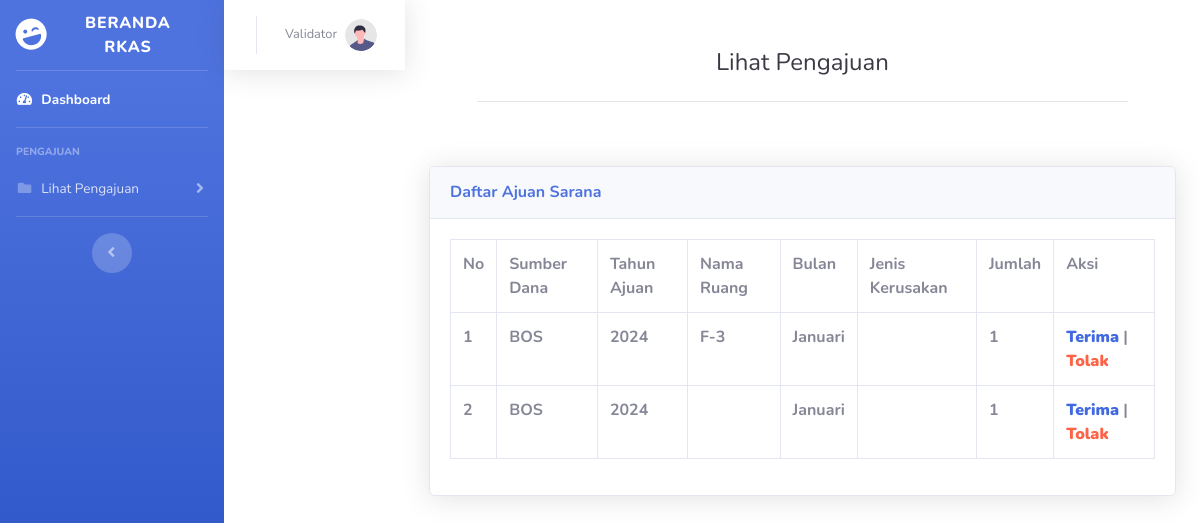
/rkas/validatorsarana.php?id=702205615, run on the app's committed database.
### tables this page shows
CREATE TABLE `tb_user` (
  `id_user` int(10) NOT NULL,
  `nama_user` varchar(60) NOT NULL,
  `nama` char(100) NOT NULL,
  `password` varchar(100) NOT NULL,
  `id_bagian` int(4) NOT NULL,
  `status` varchar(30) NOT NULL
);

CREATE TABLE `tb_sarana` (
  `id_sarana` int(11) NOT NULL,
  `sumber_dana` varchar(50) NOT NULL,
  `tahun_ajuan` int(4) NOT NULL,
  `bulan` varchar(50) NOT NULL,
  `nama_ruang` varchar(100) NOT NULL,
  `jenis_sarana` varchar(100) NOT NULL,
  `ajuan_sarana` varchar(100) NOT NULL,
  `jumlah` int(11) NOT NULL,
  `harga` int(11) NOT NULL,
  `subtotal` int(11) NOT NULL,
  `foto` varchar(50) NOT NULL,
  `keterangan_saran` varchar(50) NOT NULL,
  `status` varchar(50) NOT NULL
);

### rkas/validatorsarana.php (the view, shortened to what this page needs)
<?php
include "koneksi.php";
$id = $_GET['id'];
$sarana = mysqli_query($conn, "SELECT * FROM tb_sarana");
$sql1 = mysqli_query($conn, "SELECT * FROM tb_user WHERE id_user='$id'");
if ($id == 702205615) {
    $profil = '<img class="img-profile rounded-circle" src="img/undraw_profile.svg">';
}
?>
<!DOCTYPE html>
<html lang="en">
<head>
    <link href="vendor/fontawesome-free/css/all.min.css" rel="stylesheet" type="text/css">
    <link href="css/sb-admin-2.css" rel="stylesheet">
</head>
<body id="page-top">
    <div id="wrapper">
        <ul class="navbar-nav bg-gradient-primary sidebar sidebar-dark accordion" id="accordionSidebar">
            <a class="sidebar-brand d-flex align-items-center justify-content-center" href="homevalidator.php?id=<?= $id ?>">
                <div class="sidebar-brand-icon rotate-n-15">
                    <i class="fas fa-laugh-wink"></i>
                </div>
                <div class="sidebar-brand-text mx-3">Beranda RKAS </div>
            </a>
            <hr class="sidebar-divider my-0">
            <li class="nav-item active">
                <a class="nav-link" href="homevalidator.php?id=<?= $id ?>">
                    <i class="fas fa-fw fa-tachometer-alt"></i>
                    <span>Dashboard</span></a>
            </li>
            <hr class="sidebar-divider">
            <div class="sidebar-heading">
                PENGAJUAN
            </div>
            <li class="nav-item">
                <a class="nav-link collapsed" href="#" data-toggle="collapse" data-target="#status"
                    aria-expanded="true" aria-controls="collapsePages">
                    <i class="fas fa-fw fa-folder"></i>
                    <span>Lihat Pengajuan</span>
                </a>
            </li>
            <hr class="sidebar-divider d-none d-md-block">
            <div class="text-center d-none d-md-inline">
                <button class="rounded-circle border-0" id="sidebarToggle"></button>
            </div>
        </ul>
        <nav class="navbar navbar-expand navbar-light bg-white topbar mb-4 static-top shadow">
                    <ul class="navbar-nav ml-auto">
                        <li class="nav-item dropdown no-arrow">
                            <a class="nav-link dropdown-toggle" href="#" id="userDropdown" role="button"
                                data-toggle="dropdown" aria-haspopup="true" aria-expanded="false">
                                <span class="mr-2 d-none d-lg-inline text-gray-600 small"><?php foreach ($sql1 as $row) :
                                echo $row['nama'];
                                    endforeach;
                                    ?></span>
                                <?= $profil ?>
                            </a>
                        </li>
                    </ul>
                </nav>
        <div class="container">
        <div class="p-5">
                            <div class="text-center">
                                <h1 class="h4 text-gray-900 mb-4">Lihat Pengajuan</h1>
                            </div>
                            <hr>
                        </div>
                        <div class="card shadow mb-4">
                        <div class="card-header py-3">
                            <h6 class="m-0 font-weight-bold text-primary">Daftar Ajuan Sarana</h6>
                        </div>
                        <div class="card-body">
                        <div class="table-responsive">
                                <table class="table table-bordered" id="dataTable" width="100%" cellspacing="0">
                                <tr>
                                            <th>No</th>
                                            <th>Sumber Dana</th>
                                            <th>Tahun Ajuan</th>
                                            <th>Nama Ruang</th>
                                            <th>Bulan</th>
                                            <th>Jenis Kerusakan</th>
                                            <th>Jumlah</th>
                                            <th>Aksi</th>
                                    </tr>
                                        <?php $no = 0;?>
                                        <?php foreach ($sarana as $row) : ?>
                                        <tr>
                                        <th><?php $no += 1; echo $no;?></th>
                                        <th><?= $row["sumber_dana"];?></th>
                                        <th><?= $row["tahun_ajuan"];?></th>
                                        <th><?= $row["nama_ruang"];?></th>
                                        <th><?= $row["bulan"];?></th>
                                        <th><?= $row["jkerusakan"];?></th>
                                        <th><?= $row["jumlah"];?></th>
                                        <th>
                                            <a href="terimapengajuansarana.php?idc=<?=$row['id_sarana']; ?>"onclick ="return confirm('Yakin?');"><b style="color: royalblue;">Terima</b></a>
                                            |
                                            <a href="tolakpengajuansarana.php?idc=<?=$row['id_sarana']; ?>"onclick ="return confirm('Yakin?');"><b style="color: tomato;">Tolak</b></a>
                                        </th>
                                        </tr>
                                        <?php endforeach;
                                    ?>
                            </div>
                            </div>
                        </div>
                    </div>
                        </div>
</body>
</html>

### data on the page
tb_user: nama "Validator"
tb_sarana: sumber_dana "BOS", tahun_ajuan "2024", nama_ruang "F-3", bulan "Januari", jumlah "1"
tb_sarana: sumber_dana "BOS", tahun_ajuan "2024", bulan "Januari", jumlah "1"
